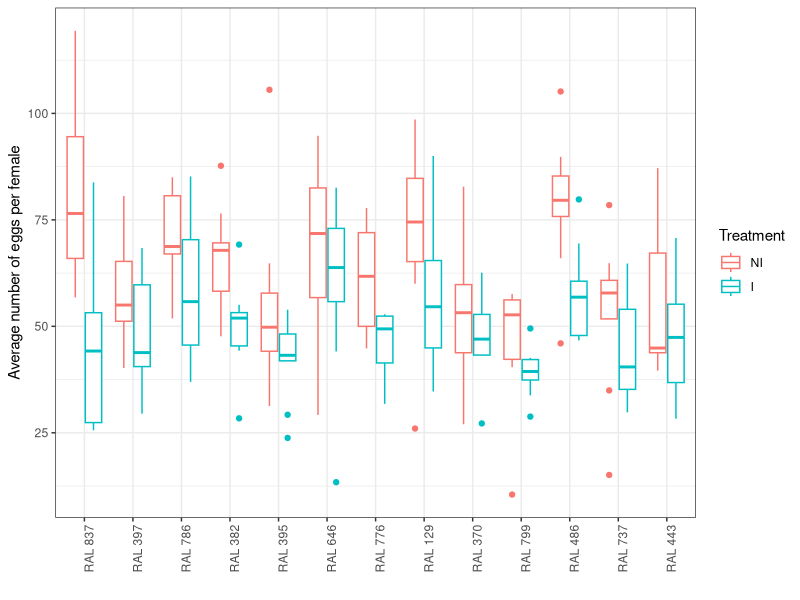
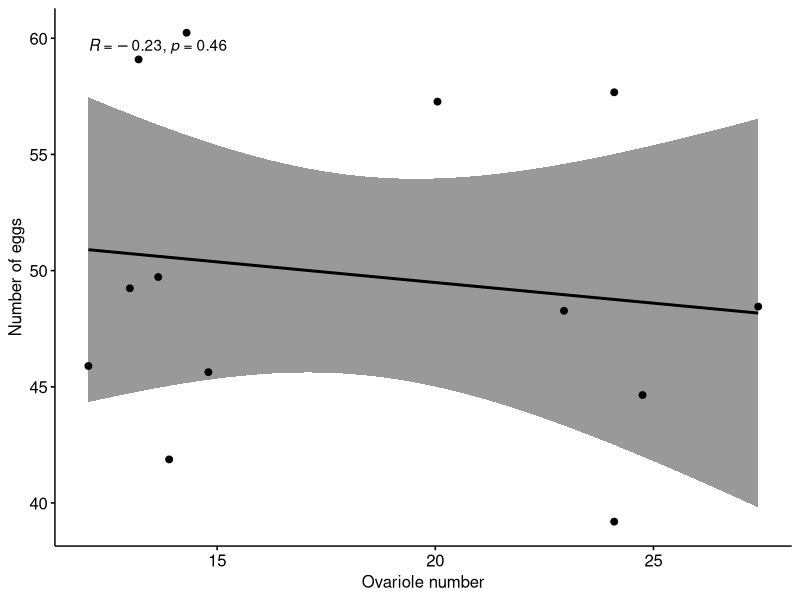
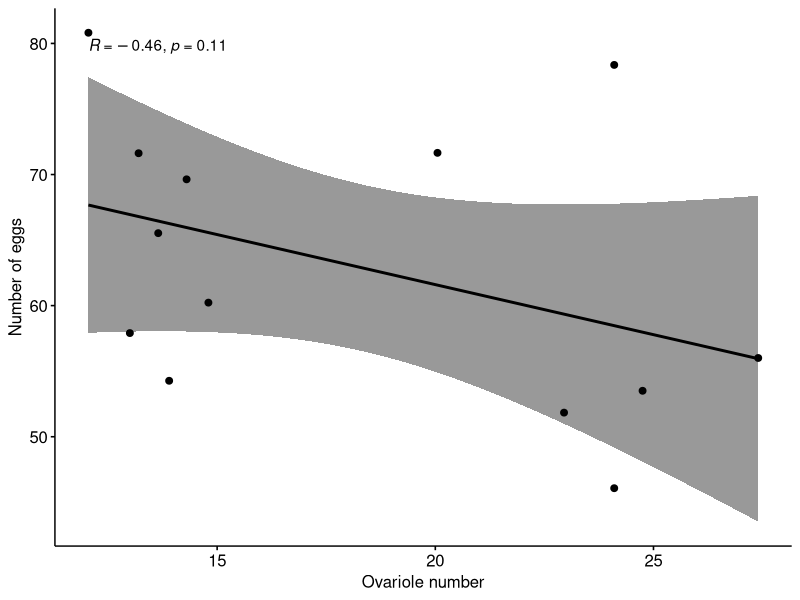
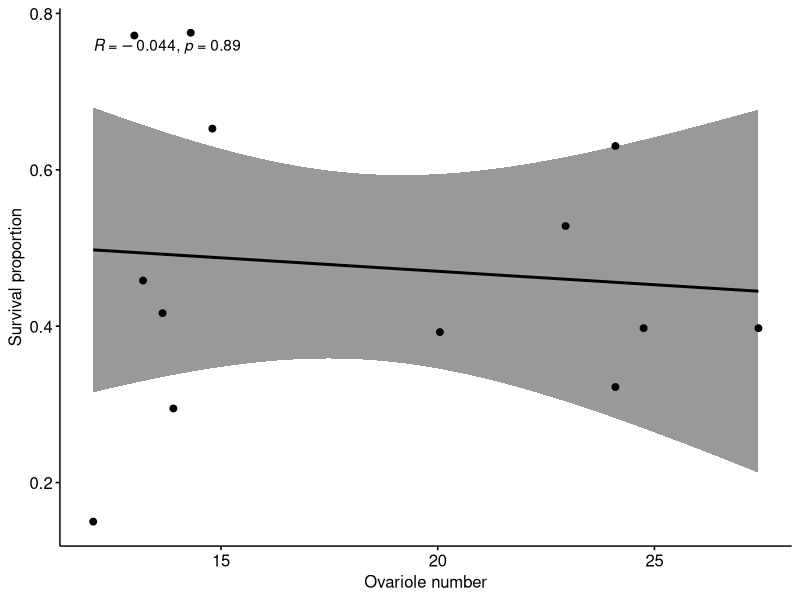
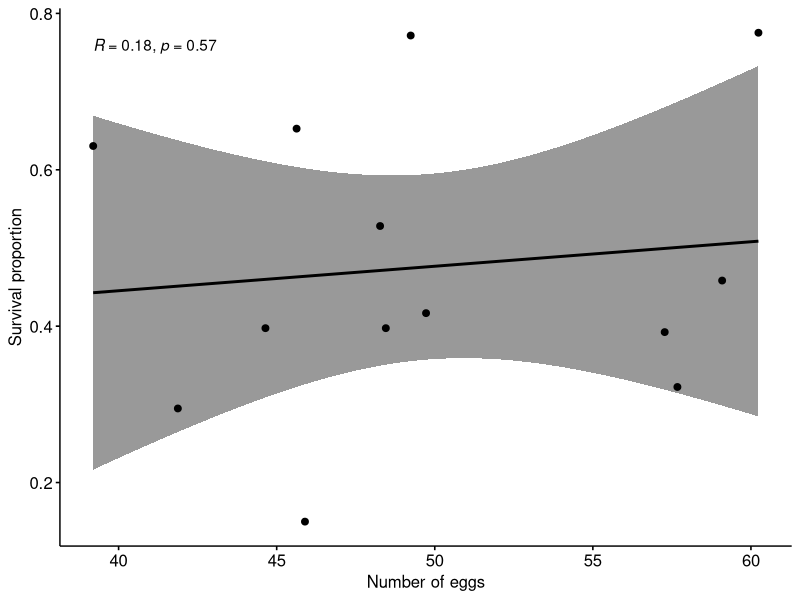
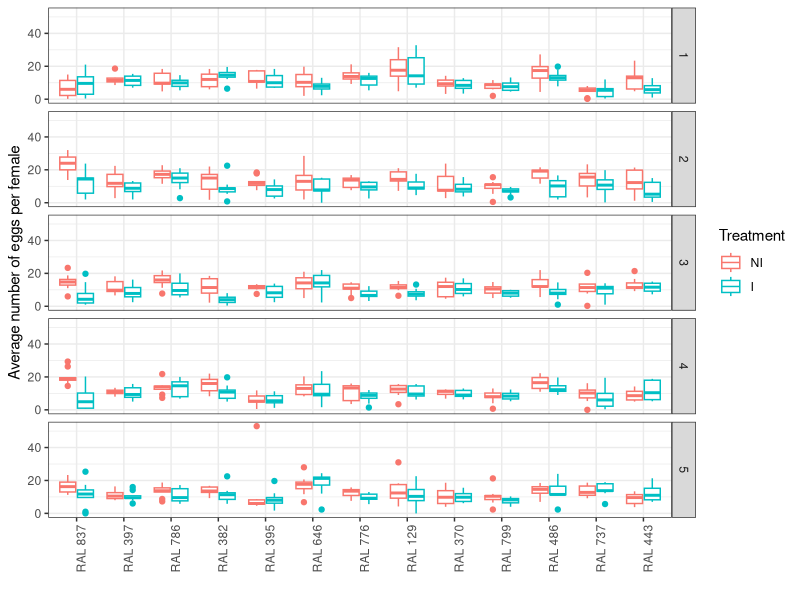
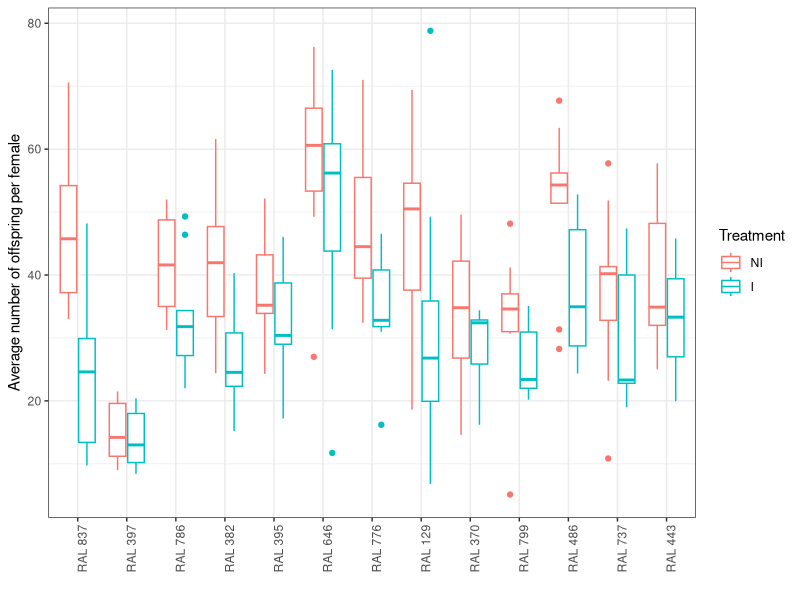
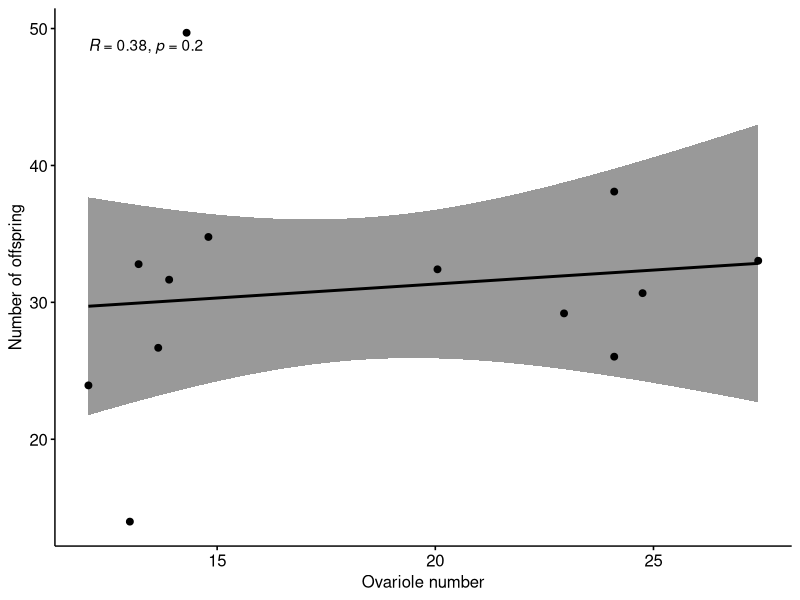

Reproduce these figures in R, in order.
## ---- chunk 1
library(ggplot2)
library(dplyr)
library(tidyverse)
library(ggpubr)
library(lme4)
library(emmeans)
## ---- chunk 2
setwd("~/Documents/Data/Ovariole_number/")
Data<- read.csv("Egg_offspring_count_data.csv", header=TRUE)
Data<- Data %>% mutate(across(c('Block','Day', 'Genotype', 'Treatment', 'Tube'), as.factor))
colnames(Data)[6]<- "Number_of_females"
colnames(Data)[7]<- "Number_of_eggs"
colnames(Data)[8]<- "Number_of_offspring"
Data$Eggs_per_female<- Data$Number_of_eggs/Data$Number_of_females
Data$Offspring_per_female<- Data$Number_of_offspring/Data$Number_of_females
## ---- chunk 3
apply(Data, 2, function(x) any(is.nan(x)))
## ---- chunk 4
Data_updated<- Data %>% group_by(Genotype, Treatment, Tube, Block) %>% 
        mutate(Total_eggs = sum(Eggs_per_female), Total_offspring = sum(Offspring_per_female)) %>% distinct(Genotype, Treatment, Tube, Total_eggs, Total_offspring)
## ---- chunk 5
library(ggplot2)
level_order<- c('RAL 837', 'RAL 397', 'RAL 786', 'RAL 382', 'RAL 395',  'RAL 646', 'RAL 776', 'RAL 129', 'RAL 370', 'RAL 799', 'RAL 486', 'RAL 737',  'RAL 443')

Data_updated$Treatment<- factor(Data_updated$Treatment, levels = c('NI', 'I'))

ggplot(Data_updated, aes(x=factor(Genotype, level=level_order), y = Total_eggs, color= Treatment)) + geom_boxplot() +labs (x= "", y= "Average number of eggs per female") + theme_bw() + theme(axis.text.x = element_text(angle = 90))
## ---- chunk 6
model <- lmer(Total_eggs ~ Genotype * Treatment + (1|Block), Data_updated)
## ---- chunk 7
emm <- emmeans(model, ~ Treatment | Genotype)
## ---- chunk 8
pairs(emm)
## ---- chunk 9
emm1 <- emmeans(model, ~ Genotype * Treatment)
summary_df <- as.data.frame(emm1)
## ---- chunk 10
Cor<- data.frame(Genotype= c('RAL 837', 'RAL 397', 'RAL 786', 'RAL 382', 'RAL 395',  'RAL 646', 'RAL 776', 'RAL 129', 'RAL 370', 'RAL 799', 'RAL 486', 'RAL 737',  'RAL 443'), Ovariole_number= c(12.05, 13, 13.2, 13.65, 13.9, 14.3, 14.8, 20.05, 22.95, 24.1,24.1, 24.75, 27.4), Survival_proportion= c(0.15, 0.7717391, 0.4583333, 0.4166667, 0.2947368, 0.7752809, 0.6526316, 0.3924051, 0.5280899, 0.6304348, 0.3222222,   0.3974359,0.3974359))
Cor$Genotype<- as.factor(Cor$Genotype)
## ---- chunk 11
Modified <- merge(Cor, summary_df, by = "Genotype")
Modified_Infected <- subset(Modified, Treatment == "I")
Modified_Uninfected <- subset(Modified, Treatment == "NI")
## ---- chunk 12
ggscatter(Modified_Infected,  x = "Ovariole_number", y = "emmean",
          add = "reg.line", conf.int = TRUE, 
          cor.coef = TRUE, cor.method = "spearman") + xlab("Ovariole number") + ylab("Number of eggs")
## ---- chunk 13
ggscatter(Modified_Uninfected,  x = "Ovariole_number", y = "emmean",
          add = "reg.line", conf.int = TRUE, 
          cor.coef = TRUE, cor.method = "spearman") + xlab("Ovariole number") + ylab("Number of eggs")
## ---- chunk 14
ggscatter(Modified_Infected,  x = "Ovariole_number", y = "Survival_proportion",
          add = "reg.line", conf.int = TRUE, 
          cor.coef = TRUE, cor.method = "spearman") + xlab("Ovariole number") + ylab("Survival proportion")
## ---- chunk 15
ggscatter(Modified_Infected,  x = "emmean", y = "Survival_proportion",
          add = "reg.line", conf.int = TRUE, 
          cor.coef = TRUE, cor.method = "spearman") + xlab("Number of eggs") + ylab("Survival proportion")
## ---- chunk 16
Data_per_day<- Data %>% group_by(Genotype, Treatment, Day, Tube, Block) %>% 
        mutate(Total = sum(Eggs_per_female)) %>% group_by(Genotype, Treatment, Day, Block) %>% mutate(Mean = mean(Total)) %>% distinct(Genotype, Treatment,Total)

level_order<- c('RAL 837', 'RAL 397', 'RAL 786', 'RAL 382', 'RAL 395',  'RAL 646', 'RAL 776', 'RAL 129', 'RAL 370', 'RAL 799', 'RAL 486', 'RAL 737',  'RAL 443')
Data_per_day$Treatment<- factor(Data_per_day$Treatment, levels = c('NI', 'I'))

ggplot(Data_per_day, aes(x=factor(Genotype, level=level_order), y = Total, color= Treatment)) + geom_boxplot() +labs (x= "", y= "Average number of eggs per female") + theme_bw() +facet_grid(rows = vars(Day)) + theme(axis.text.x = element_text(angle = 90))
## ---- chunk 17
ggplot(Data_updated, aes(x=factor(Genotype, level=level_order), y = Total_offspring, color= Treatment)) + geom_boxplot() +labs (x= "", y= "Average number of offspring per female") + theme_bw() + theme(axis.text.x = element_text(angle = 90))
## ---- chunk 18
model_offspring <- lmer(Total_offspring ~ Genotype * Treatment + (1|Block), Data_updated)
## ---- chunk 19
emm_offspring <- emmeans(model_offspring, ~ Treatment | Genotype)
## ---- chunk 20
pairs(emm_offspring)
## ---- chunk 21
emm_offspring1 <- emmeans(model_offspring, ~ Genotype * Treatment)
offspring_summary_df <- as.data.frame(emm_offspring1)
## ---- chunk 22
Offspring_Modified <- merge(Cor, offspring_summary_df, by = "Genotype")
Offspring_Modified_Infected <- subset(Offspring_Modified, Treatment == "I")
Offspring_Modified_Uninfected <- subset(Offspring_Modified, Treatment == "NI")
## ---- chunk 23
ggscatter(Offspring_Modified_Infected,  x = "Ovariole_number", y = "emmean",
          add = "reg.line", conf.int = TRUE, 
          cor.coef = TRUE, cor.method = "spearman") + xlab("Ovariole number") + ylab("Number of offspring")
## ---- chunk 24
ggscatter(Offspring_Modified_Uninfected,  x = "Ovariole_number", y = "emmean",
          add = "reg.line", conf.int = TRUE, 
          cor.coef = TRUE, cor.method = "spearman") + xlab("Number of eggs") + ylab("Survival proportion")
## ---- chunk 25
sessionInfo()
